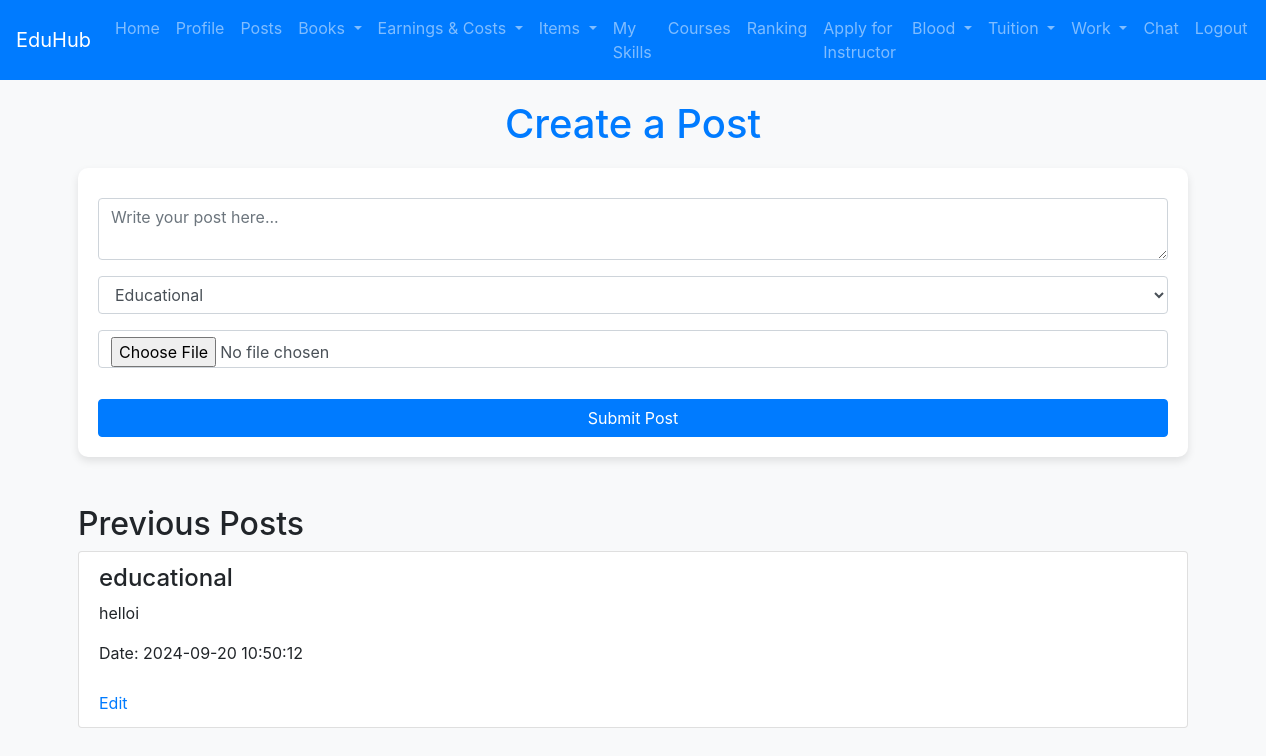
/posts.php, run on the app's committed database.
### tables this page shows
CREATE TABLE `posts` (
  `post_id` int(11) NOT NULL,
  `student_id` int(11) DEFAULT NULL,
  `content` text DEFAULT NULL,
  `post_date` timestamp NOT NULL DEFAULT current_timestamp(),
  `status` enum('pending','approved','rejected') DEFAULT 'pending',
  `category` enum('educational','entertainment','professional') NOT NULL,
  `picture_path` varchar(255) DEFAULT NULL
);

### posts.php (the view, shortened to what this page needs)
<?php
include 'db_connect.php';
include 'navbar.php';
$edit_mode = false;
$post_to_edit = null;
$sql = "SELECT * FROM posts ORDER BY post_date ASC";
$posts = $conn->query($sql);
?>
<!DOCTYPE html>
<html lang="en">
<head>
       <link href="https://stackpath.bootstrapcdn.com/bootstrap/4.5.2/css/bootstrap.min.css"
     rel="stylesheet">
</head>
<body>
<div class="container">
    <h1><?php echo $edit_mode ? 'Edit Post' : 'Create a Post'; ?></h1>
    <form action="" method="POST" enctype="multipart/form-data">
        <div class="form-group">
            <textarea class="form-control" name="content" required placeholder="Write your post here..."><?php echo $edit_mode ? htmlspecialchars($post_to_edit['content']) : ''; ?></textarea>
        </div>
        <div class="form-group">
            <select class="form-control" name="category" required>
                <option value="educational" <?php echo ($edit_mode && $post_to_edit['category'] == 'educational') ? 'selected' : ''; ?>>Educational</option>
            </select>
        </div>
        <div class="form-group">
            <input type="file" class="form-control" name="picture" accept="image/*">
        </div>
        <button type="submit" class="btn btn-primary"><?php echo $edit_mode ? 'Update Post' : 'Submit Post'; ?></button>
    </form>
    <h2 class="mt-5">Previous Posts</h2>
    <?php if ($posts->num_rows > 0): ?>
        <ul class="list-group">
            <?php while ($row = $posts->fetch_assoc()): ?>
                <li class="list-group-item">
                    <h4><?php echo htmlspecialchars($row['category']); ?></h4>
                    <p><?php echo nl2br(htmlspecialchars($row['content'])); ?></p>
                    <p>Date: <?php echo $row['post_date']; ?></p>
                    <a href="posts.php?edit_id=<?php echo $row['post_id']; ?>" class="edit-link">Edit</a>
                </li>
            <?php endwhile; ?>
        </ul>
    <?php else: ?>
        <p>No posts available.</p>
    <?php endif; ?>
</div>
</body>
</html>

### posts.php (style rules this page uses)
body { background-color: #f8f9fa; }
.container { margin-top: 20px; }
h1 { color: #007BFF; text-align: center; margin-bottom: 20px; }
form { background-color: white; padding: 20px; border-radius: 10px; box-shadow: 0 4px 8px rgba(0, 0, 0, 0.1); }
textarea, select, input[type="file"], button { width: 100%; margin-top: 10px; }
button { background-color: #007BFF; color: white; border: none; padding: 10px; cursor: pointer; margin-top: 15px; }
.edit-link { display: inline-block; margin-top: 10px; color: #007BFF; }

### data on the page
posts: category "educational", content "helloi", post_date "2024-09-20 10:50:12"
